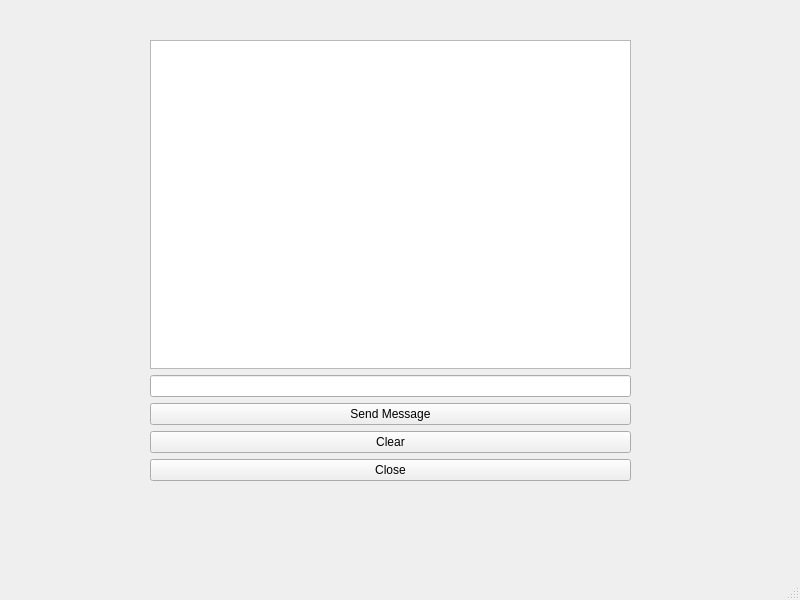
<?xml version="1.0" encoding="UTF-8"?>
<ui version="4.0">
 <class>MainWindow</class>
 <widget class="QMainWindow" name="MainWindow">
  <property name="geometry">
   <rect>
    <x>0</x>
    <y>0</y>
    <width>800</width>
    <height>600</height>
   </rect>
  </property>
  <property name="windowTitle">
   <string>MainWindow</string>
  </property>
  <widget class="QWidget" name="centralwidget">
   <widget class="QWidget" name="verticalLayoutWidget">
    <property name="geometry">
     <rect>
      <x>150</x>
      <y>40</y>
      <width>481</width>
      <height>441</height>
     </rect>
    </property>
    <layout class="QVBoxLayout" name="verticalLayout">
     <item>
      <widget class="QTextEdit" name="text_chat">
       <property name="readOnly">
        <bool>true</bool>
       </property>
      </widget>
     </item>
     <item>
      <widget class="QLineEdit" name="text_message"/>
     </item>
     <item>
      <widget class="QPushButton" name="b_send">
       <property name="text">
        <string>Send Message</string>
       </property>
      </widget>
     </item>
     <item>
      <widget class="QPushButton" name="b_clear">
       <property name="text">
        <string>Clear</string>
       </property>
      </widget>
     </item>
     <item>
      <widget class="QPushButton" name="b_close">
       <property name="text">
        <string>Close</string>
       </property>
      </widget>
     </item>
    </layout>
   </widget>
  </widget>
  <widget class="QMenuBar" name="menubar">
   <property name="geometry">
    <rect>
     <x>0</x>
     <y>0</y>
     <width>800</width>
     <height>23</height>
    </rect>
   </property>
  </widget>
  <widget class="QStatusBar" name="statusbar"/>
 </widget>
 <resources/>
 <connections/>
</ui>
